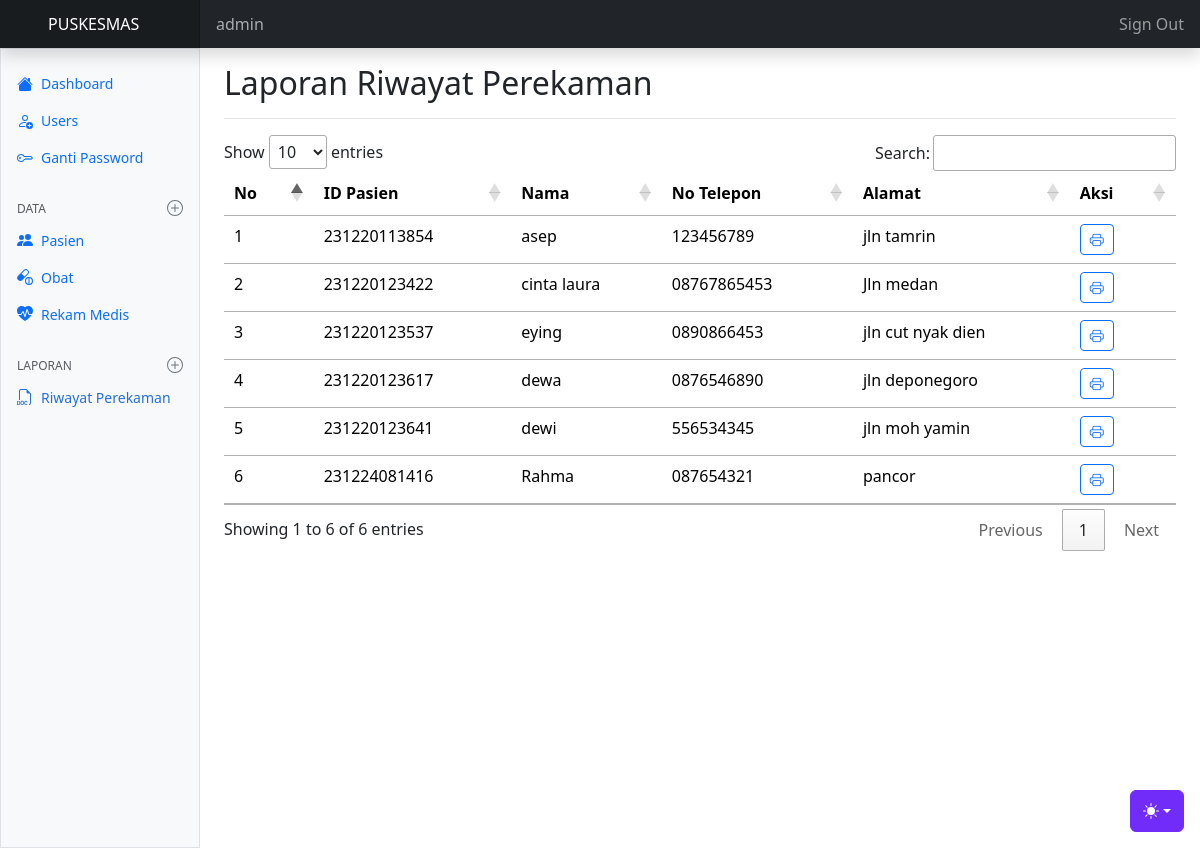
The app's page /riwayat-perekaman/index.php (signed in) with its own data.
### tables this page shows
CREATE TABLE `tb_pasien` (
  `id` varchar(100) NOT NULL,
  `nama` varchar(50) NOT NULL,
  `tnggl_lahir` date NOT NULL,
  `gender` enum('L','P') NOT NULL,
  `telpon` varchar(15) NOT NULL,
  `alamat` varchar(100) NOT NULL
);

### riwayat-perekaman/index.php (the view, shortened to what this page needs)
<?php
  require "../config.php";
  require "../template/header.php";
  require "../template/navbar.php";
  require "../template/sidebar.php";
?>
    <main class="col-md-9 ms-sm-auto col-lg-10 px-md-4 min-vh-100">
        <div class="d-flex justify-content-between flex-wrap flex-md-nowrap align-items-center pt-3 pb-2 mb-3 border-bottom">
            <h1 class="h2">Laporan Riwayat Perekaman</h1>
        </div>
        <table class="table table-responsive tabel" id="myTable">
            <thead>
                <tr>
                    <th>No</th>
                    <th>ID Pasien</th>
                    <th>Nama</th>
                    <th>No Telepon</th>
                    <th>Alamat</th>
                    <th>Aksi</th>
                </tr>
            </thead>
            <tbody>
                <?php
                    $no = 1;
                    $getRiwayat = mysqli_query($koneksi, "SELECT * FROM tb_pasien");
                    while ($riwayat = mysqli_fetch_assoc($getRiwayat)) { ?>
                        <tr>
                            <td><?= $no++ ?></td>
                            <td><?= $riwayat['id'] ?></td>
                            <td><?= $riwayat['nama'] ?></td>
                            <td><?= $riwayat['telpon'] ?></td>
                            <td><?= $riwayat['alamat'] ?></td>
                            <td>
                                <a href="laporan.php?id=<?= $riwayat['id'] ?>" class="btn btn-sm btn-outline-primary m-auto" title="cetak pdf" target="_blank"><i class="bi bi-printer align-top"></i></a>
                            </td>
                        </tr>
                <?php } ?>
            </tbody>
        </table>
    </main>
<?php
  require "../template/footer.php";
?>

### assets/dashboard/dashboard.css (style rules this page uses)
.bi { display: inline-block; width: 1rem; height: 1rem; }

### template/header.php (style rules this page uses)
.bi { vertical-align: -.125em; fill: currentColor; }

### records on screen
tb_pasien: id "231220113854", nama "asep", telpon "123456789", alamat "jln tamrin"
tb_pasien: id "231220123422", nama "cinta laura", telpon "08767865453", alamat "Jln medan"
tb_pasien: id "231220123537", nama "eying", telpon "0890866453", alamat "jln cut nyak dien"
tb_pasien: id "231220123617", nama "dewa", telpon "0876546890", alamat "jln deponegoro"
tb_pasien: id "231220123641", nama "dewi", telpon "556534345", alamat "jln moh yamin"
tb_pasien: id "231224081416", nama "Rahma", telpon "087654321", alamat "pancor"

### other values on screen
$_SESSION['ssUserRM'] "admin"
